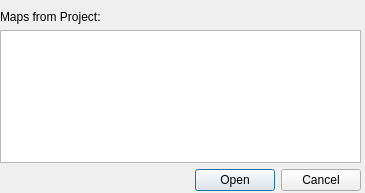
<?xml version="1.0" encoding="UTF-8"?>
<ui version="4.0">
 <class>openMap</class>
 <widget class="QWidget" name="openMap">
  <property name="geometry">
   <rect>
    <x>0</x>
    <y>0</y>
    <width>365</width>
    <height>193</height>
   </rect>
  </property>
  <property name="windowTitle">
   <string>Open Map</string>
  </property>
  <widget class="QWidget" name="verticalLayoutWidget">
   <property name="geometry">
    <rect>
     <x>0</x>
     <y>10</y>
     <width>361</width>
     <height>181</height>
    </rect>
   </property>
   <layout class="QVBoxLayout" name="verticalLayout">
    <item>
     <widget class="QLabel" name="label">
      <property name="text">
       <string>Maps from Project:</string>
      </property>
     </widget>
    </item>
    <item>
     <widget class="QListWidget" name="listWidget">
      <property name="currentRow">
       <number>-1</number>
      </property>
     </widget>
    </item>
    <item>
     <widget class="QDialogButtonBox" name="buttonBox">
      <property name="standardButtons">
       <set>QDialogButtonBox::Cancel|QDialogButtonBox::Open</set>
      </property>
     </widget>
    </item>
   </layout>
  </widget>
 </widget>
 <resources/>
 <connections/>
</ui>
